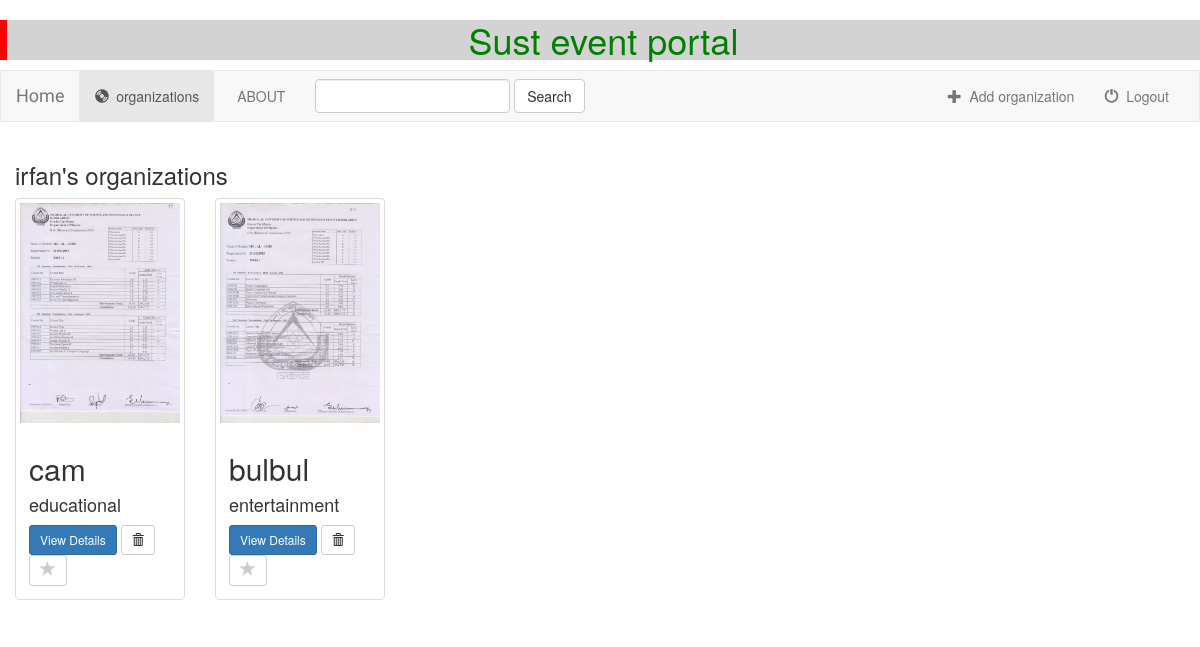
Screenshot of /organization/start (signed in) with the database file from the repository.
### organization/models.py (models this page shows, shortened)
class Organization(models.Model):
    user = models.ForeignKey(User, default=1)
    established = models.CharField(max_length=250)
    organization_name = models.CharField(max_length=500)
    organization_type = models.CharField(max_length=100)
    organization_logo = models.FileField()
    is_favorite = models.BooleanField(default=False)

### organization/views.py (the view)
def start(request):
    if not request.user.is_authenticated():
        return render(request, 'organization/login.html')
    else:
        organizations = Organization.objects.filter(user=request.user)
        special_event_results = Special_event.objects.all()
        query = request.GET.get("q")
        if query:
            organizations = organizations.filter(
                Q(organization_name__icontains=query) |
                Q(established__icontains=query)
            ).distinct()
            special_event_results =special_event_results.filter(
                Q(topic__icontains=query)
            ).distinct()
            return render(request, 'organization/start.html', {
                'organizations': organizations,
                'special_events': special_event_results,
            })
        else:
            return render(request, 'organization/start.html', {'organizations': organizations})

### organization/templates/organization/start.html (shortened to what this page needs)
{% extends 'organization/base.html' %}
{% block organizations_active %}active{% endblock %}
{% block body %}
<div class="organizations-container container-fluid">
    <div class="row">
        <div class="col-sm-12">
            <h3>{{ user.username }}'s organizations</h3>
        </div>
        {% if organizations %}
            {% for organization in organizations %}
                <div class="col-sm-4 col-lg-2">
                    <div class="thumbnail">
                        <a href="{% url 'organization:detail' organization.id %}">
                            <img src="{{ organization.organization_logo.url }}" class="img-responsive">
                        </a>
                        <div class="caption">
                            <h2>{{ organization.organization_name }}</h2>
                            <h4>{{ organization.organization_type }}</h4>
                            <a href="{% url 'organization:detail' organization.id %}" class="btn btn-primary btn-sm" role="button">View Details</a>
                            <form action="{% url 'organization:delete_organization' organization.id %}" method="post" style="display: inline;">
                                <button type="submit" class="btn btn-default btn-sm">
                                    <span class="glyphicon glyphicon-trash"></span>
                                </button>
                            </form>
                            <a href="{% url 'organization:favorite_organization' organization.id %}" class="btn btn-default btn-sm btn-favorite" role="button">
                                <span class="glyphicon glyphicon-star {% if organization.is_favorite %}active{% endif %}"></span>
                            </a>
                        </div>
                    </div>
                </div>
            {% endfor %}
        {% endif %}
    </div>
</div>
{% endblock %}

### organization/static/style.css (style rules this page uses)
body { background:white url("images/home.jpg"); }
.glyphicon-star { color: #CCCCCC; font-size: 16px; }

### rows the page displays
Organization: organization_logo (picture), organization_name "cam", organization_type "educational", is_favorite False (drawn)
Organization: organization_logo (picture), organization_name "bulbul", organization_type "entertainment", is_favorite False (drawn)

### other values shown
{{ user.username }} "irfan"
